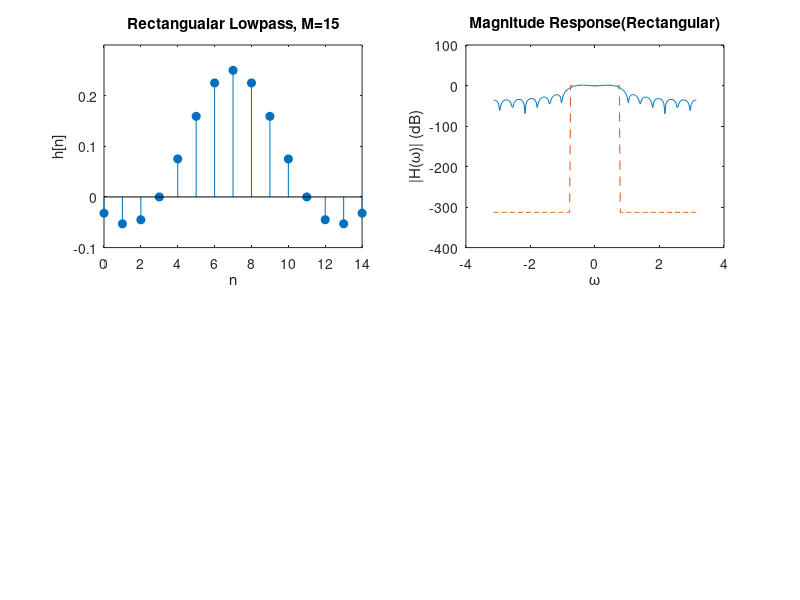
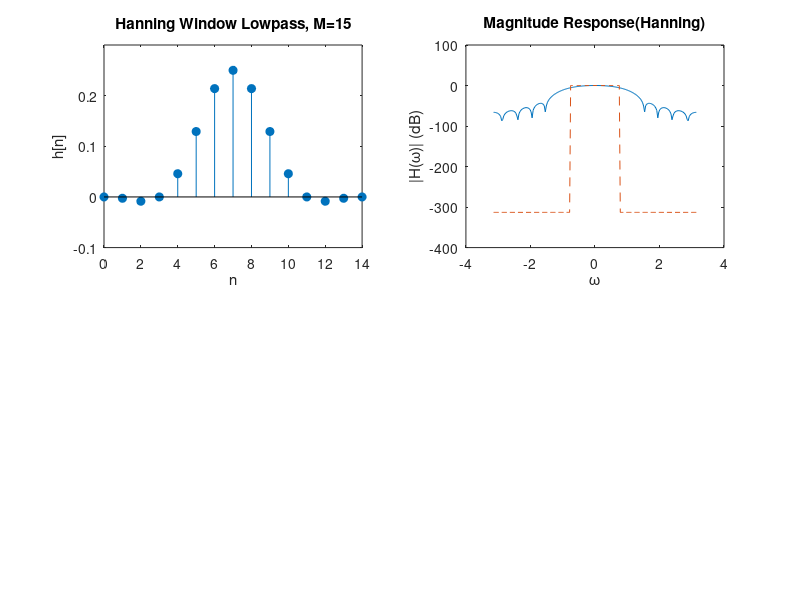
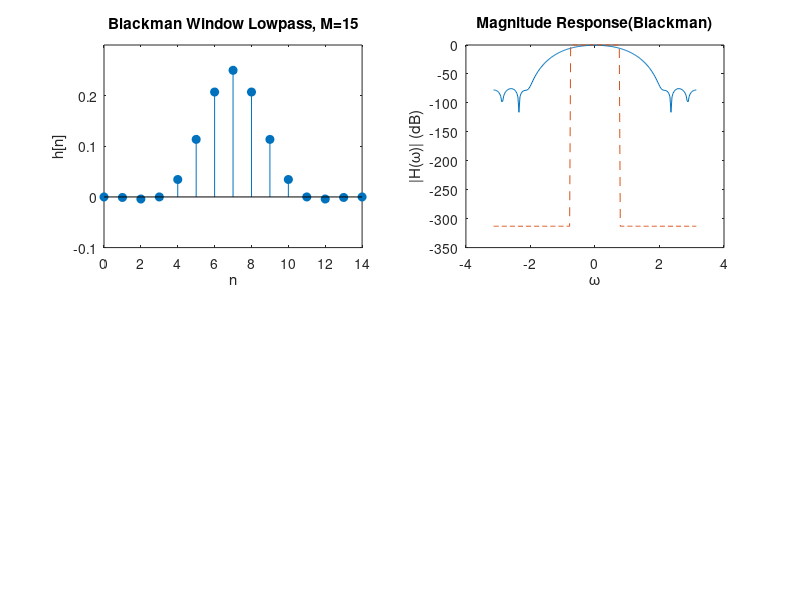
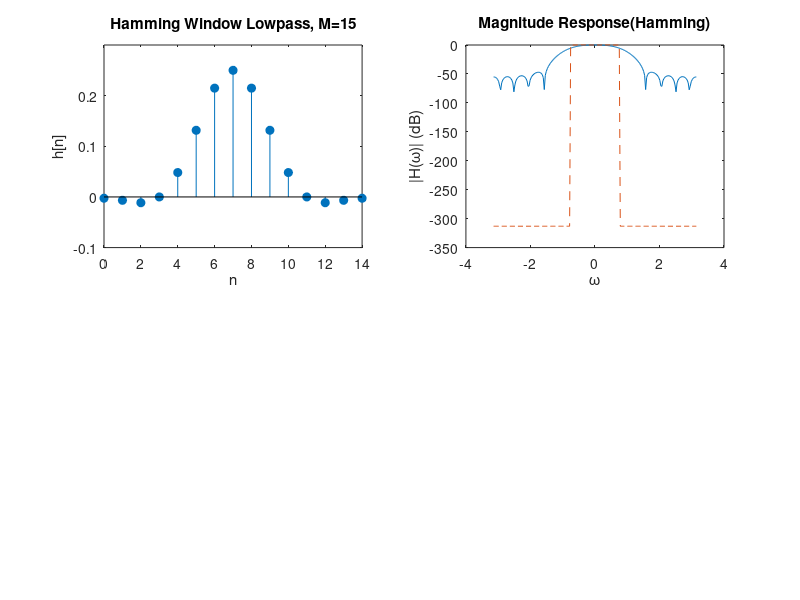

Recreate these plots in MATLAB, in order.
clc;
clear all;
close all;

M=15;
n=[0:(M-1)];

om=linspace(-pi,pi,201);
oc=pi/4;

hd=inline('oc/pi*sinc(oc/pi*(n-(M-1)/2))','n','oc','M');
Hd=inline('1*(abs(om)<oc)','om','oc');

%Hanning window applied to ideal impulse response
hn_hann=hd(n,oc,M) .* hann(M)' ;

%Rectangular window applied to ideal impulse response
hn_rectwin=hd(n,oc,M) .* rectwin(M)' ;

%Blackman window applied to ideal impulse response
hn_blackman=hd(n,oc,M) .* blackman(M)' ;

%Hamming window applied to ideal impulse response
hn_hamming=hd(n,oc,M) .* hamming(M)' ;

%Kaiser window applied to ideal impulse response
hn_kaiser=hd(n,oc,M) .* kaiser(M)' ;

%Triangular window applied to ideal impulse response
hn_triang=hd(n,oc,M) .* triang(M)' ;

%-----------------------------PLOTTING---------------------------------

figure(1);

subplot(221);
stem(n,hn_rectwin,'filled');
axis([0 M-1 -0.1,0.3]);
xlabel('n');
ylabel('h[n]');
title(sprintf('Rectangualar Lowpass, M=%d',M));

subplot(222);
H= freqz(hn_rectwin,1,om); %freq response in z domain, freqs() in s domain
plot(om,20*log10(abs(H)),'-',om,20*log10(max(Hd(om,oc),eps)),'--');
xlabel('\omega');
ylabel('|H(\omega)| (dB)');
title('Magnitude Response(Rectangular)');



figure(2);

subplot(221);
stem(n,hn_hann,'filled');
axis([0 M-1 -0.1,0.3]);
xlabel('n');
ylabel('h[n]');
title(sprintf('Hanning Window Lowpass, M=%d',M));

subplot(222);
H= freqz(hn_hann,1,om); %freq response in z domain, freqs() in s domain
plot(om,20*log10(abs(H)),'-',om,20*log10(max(Hd(om,oc),eps)),'--');
xlabel('\omega');
ylabel('|H(\omega)| (dB)');
title('Magnitude Response(Hanning)');


figure(3);

subplot(221);
stem(n,hn_blackman,'filled');
axis([0 M-1 -0.1,0.3]);
xlabel('n');
ylabel('h[n]');
title(sprintf('Blackman Window Lowpass, M=%d',M));

subplot(222);
H= freqz(hn_blackman,1,om); %freq response in z domain, freqs() in s domain
plot(om,20*log10(abs(H)),'-',om,20*log10(max(Hd(om,oc),eps)),'--');
xlabel('\omega');
ylabel('|H(\omega)| (dB)');
title('Magnitude Response(Blackman)');

figure(4);

subplot(221);
stem(n,hn_hamming,'filled');
axis([0 M-1 -0.1,0.3]);
xlabel('n');
ylabel('h[n]');
title(sprintf('Hamming Window Lowpass, M=%d',M));

subplot(222);
H= freqz(hn_hamming,1,om); %freq response in z domain, freqs() in s domain
plot(om,20*log10(abs(H)),'-',om,20*log10(max(Hd(om,oc),eps)),'--');
xlabel('\omega');
ylabel('|H(\omega)| (dB)');
title('Magnitude Response(Hamming)');

figure(5);

subplot(221);
stem(n,hn_kaiser,'filled');
axis([0 M-1 -0.1,0.3]);
xlabel('n');
ylabel('h[n]');
title(sprintf('Kaiser Window Lowpass, M=%d',M));

subplot(222);
H= freqz(hn_kaiser,1,om); %freq response in z domain, freqs() in s domain
plot(om,20*log10(abs(H)),'-',om,20*log10(max(Hd(om,oc),eps)),'--');
xlabel('\omega');
ylabel('|H(\omega)| (dB)');
title('Magnitude Response(Kaiser)');

figure(6);

subplot(221);
stem(n,hn_triang,'filled');
axis([0 M-1 -0.1,0.3]);
xlabel('n');
ylabel('h[n]');
title(sprintf('Triangular Window Lowpass, M=%d',M));

subplot(222);
H= freqz(hn_triang,1,om); %freq response in z domain, freqs() in s domain
plot(om,20*log10(abs(H)),'-',om,20*log10(max(Hd(om,oc),eps)),'--');
xlabel('\omega');
ylabel('|H(\omega)| (dB)');
title('Magnitude Response(Triangular)');

